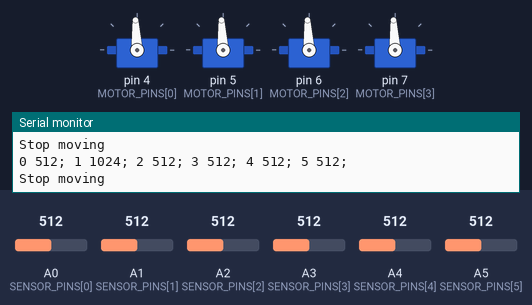
The sketch below on a simulated Arduino Uno, built with avr-gcc and run on an emulated ATmega328P. Shown: 4 × servo, the last lines printed to the serial monitor. The test bench sets the inputs (shaded band); at power-on: A0 (SENSOR_PINS[0]) = 512, A1 (SENSOR_PINS[1]) = 512, A3 (SENSOR_PINS[3]) = 512, A2 (SENSOR_PINS[2]) = 512, A4 (SENSOR_PINS[4]) = 512, A5 (SENSOR_PINS[5]) = 512.

Above: at 1.2 s.
1.3 s: A0 (SENSOR_PINS[0]) set to 217
4.3 s: A0 (SENSOR_PINS[0]) set to 185
At 5.2 s:
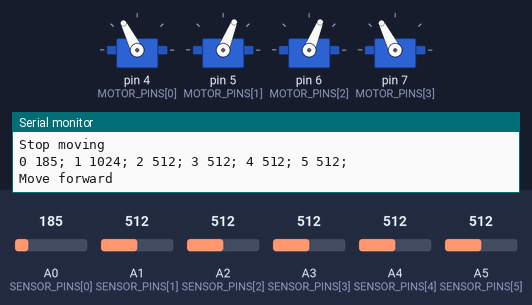
5.8 s: A1 (SENSOR_PINS[1]) set to 102
8.0 s: A1 (SENSOR_PINS[1]) set to 83
At 9.2 s:
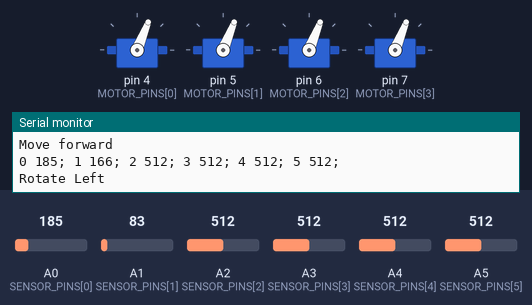
9.5 s: A3 (SENSOR_PINS[3]) set to 182
11.6 s: A3 (SENSOR_PINS[3]) set to 155
At 12.3 s:
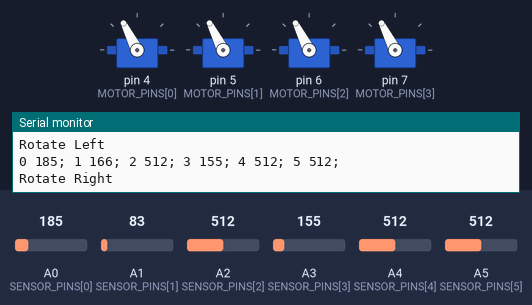
Timing chart, 0 to 14.1 s (numbered marks = the images above; inputs shaded):
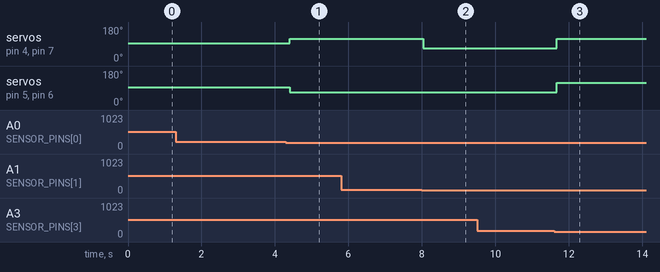

Measured:
- the behaviour switches between 200 and 199 on A0 (SENSOR_PINS[0]) (found by bisection; images 0 and 1)
- the behaviour switches between 93 and 92 on A1 (SENSOR_PINS[1]) (found by bisection; images 1 and 2)
- the behaviour switches between 166 and 165 on A3 (SENSOR_PINS[3]) (found by bisection; images 2 and 3)
- after the input at 4.3 s, servo on pin 4 (MOTOR_PINS[0]), servo on pin 7 (MOTOR_PINS[3]): 93° → 117° after 0.10 s; servo on pin 5 (MOTOR_PINS[1]), servo on pin 6 (MOTOR_PINS[2]): 93° → 68° after 0.10 s
- after the input at 8.0 s, servo on pin 4 (MOTOR_PINS[0]), servo on pin 7 (MOTOR_PINS[3]): 117° → 68° at once
- after the input at 11.6 s, servo on pin 4 (MOTOR_PINS[0]), servo on pin 5 (MOTOR_PINS[1]), servo on pin 6 (MOTOR_PINS[2]), servo on pin 7 (MOTOR_PINS[3]): 68° → 117° after 0.08 s

The sketch:

main.ino
```cpp
#include <Servo.h>

Servo leftTopMotor;
Servo leftBottomMotor;
Servo rightTopMotor;
Servo rightBottomMotor;

/*
  Motors Pins:

  (4) o---o (6)
        |
        |
  (5) o---o (7)

  Sensors Pins:

      (A0)
      o---o
  (A5)  |  (A1)
  (A4)  |  (A2)
      o---o
      (A3)

  Logic:
    -read values from all sensors
    -remember the minimum value and index of the sensor recorded it
    (less sensor value -> higher light intensity)
    -if LIGHT_INTENSITY_THRESHOLD is not met -> stop all motors
    -if minimum value recorded from the forward sensor -> move forward
    -rotate rotate to the direction of the index sensor
*/

int MOTOR_PINS[] = {4,5,6,7};
int SENSOR_PINS[] = {A0, A1, A2, A3, A4, A5};

int sensorValue = 0;
int FORWARD_SENSOR_INDEX = 0;

const int SPEED = 50;
const int LIGHT_INTENSITY_THRESHOLD = 200;    // minimum light intensity to start moving

void setup() {
  Serial.begin(9600);

  pinMode(MOTOR_PINS[0],OUTPUT);
  pinMode(MOTOR_PINS[1],OUTPUT);
  pinMode(MOTOR_PINS[2],OUTPUT);
  pinMode(MOTOR_PINS[3],OUTPUT);

  leftTopMotor.attach(MOTOR_PINS[0]);
  leftBottomMotor.attach(MOTOR_PINS[1]);
  rightTopMotor.attach(MOTOR_PINS[2]);
  rightBottomMotor.attach(MOTOR_PINS[3]);

  for (int i = 0; i < 6; i++) {
    pinMode(SENSOR_PINS[i], INPUT);
  }
}

void loop() {

  int minLight = 500;         // sensor values do not exceed 500
  int minLightIndex = 0;

  for (int i = 0; i < 6; i++) {
    int sensorValue = analogRead(SENSOR_PINS[i]);
    if(i == 1) {
      sensorValue *= 2;       // custom readjustment for A1 photoresistor with excessive sensivity
    }

    // printing all sensor measurements for debugging
    Serial.print(i);
    Serial.print(" ");
    Serial.print(sensorValue);
    Serial.print("; ");


    if (sensorValue < minLight) {
      minLight = sensorValue;
      minLightIndex = i;
    }
  }
  Serial.println();

  if (minLight >= LIGHT_INTENSITY_THRESHOLD) {
    Serial.println("Stop moving");
    stop();
    return;
  }

  if(minLightIndex == FORWARD_SENSOR_INDEX){
    Serial.println("Move forward");
    moveForward();
  } else {
    if(minLightIndex == 1 || minLightIndex == 2) {    // rotate to the direction of the triggered side sensors
      Serial.println("Rotate Left");
      turnLeft();
    } else {
      Serial.println("Rotate Right");
      turnRight();
    }
  }
  delay(1200);
}

void moveForward() {
  moveLeftTopMotor(SPEED);
  moveLeftBottomMotor(-SPEED);
  moveRightTopMotor(-SPEED);
  moveRightBottomMotor(SPEED);
  delay(10);
}

void stop() {
  moveLeftTopMotor(0);
  moveLeftBottomMotor(0);
  moveRightTopMotor(0);
  moveRightBottomMotor(0);
  delay(10);
}

void turnLeft() {
  moveLeftTopMotor(-SPEED);
  moveLeftBottomMotor(-SPEED);
  moveRightTopMotor(-SPEED);
  moveRightBottomMotor(-SPEED);
  delay(10);
}

void turnRight() {
  moveLeftTopMotor(SPEED);
  moveLeftBottomMotor(SPEED);
  moveRightTopMotor(SPEED);
  moveRightBottomMotor(SPEED);
  delay(10);
}

/* map function() definition
  https://www.arduino.cc/reference/en/language/functions/math/map/

  using map function for Servo write function()
  https://docs.arduino.cc/learn/electronics/servo-motors/
*/

void moveLeftTopMotor(int value) {
  leftTopMotor.write(map(value,-100,100,1000,2000));
}
void moveLeftBottomMotor(int value) {
  leftBottomMotor.write(map(value,-100,100,1000,2000));
}
void moveRightTopMotor(int value) {
  rightTopMotor.write(map(value,-100,100,1000,2000));
}
void moveRightBottomMotor(int value) {
  rightBottomMotor.write(map(value,-100,100,1000,2000));
}
```
